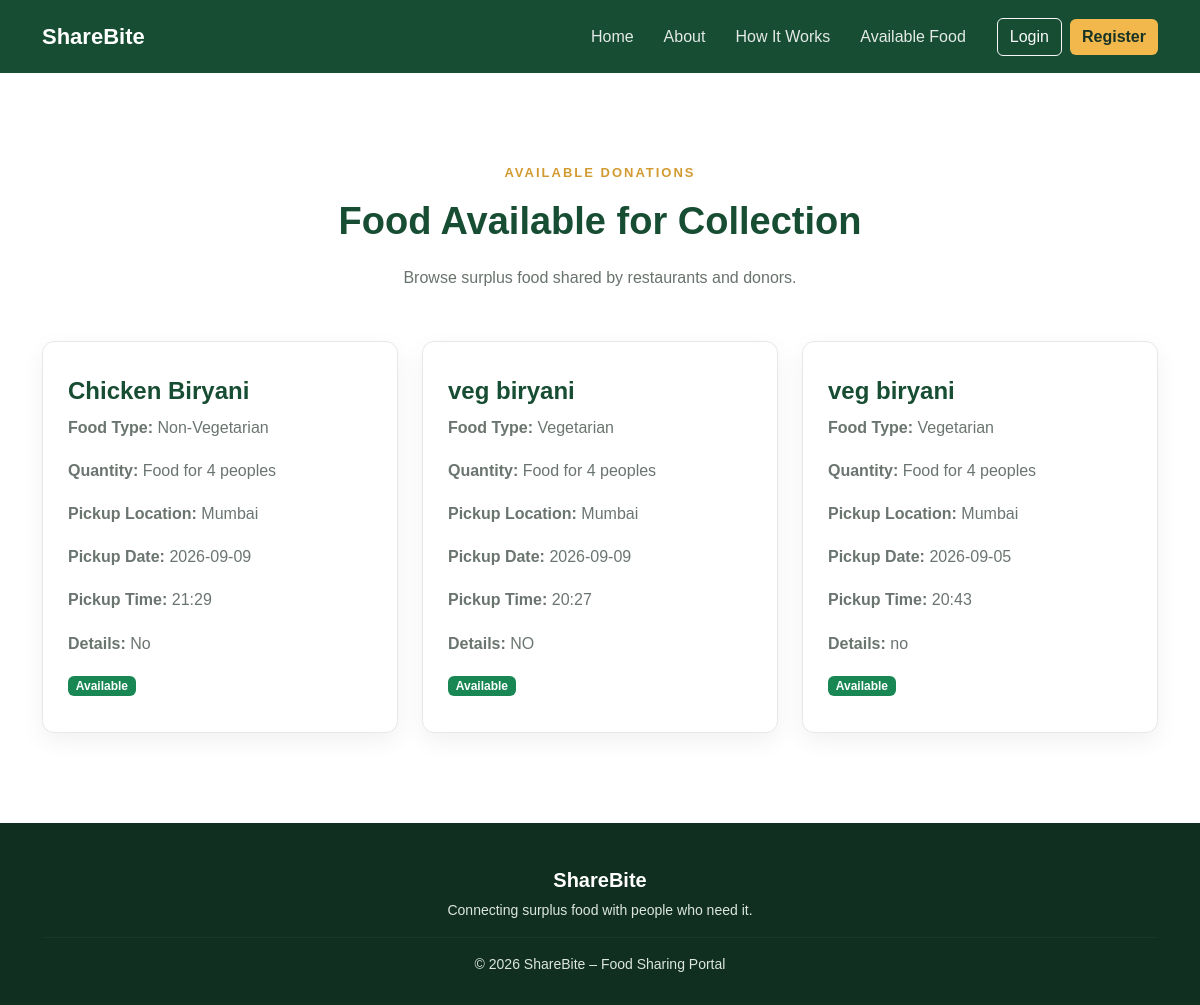
Page /available-food on the committed database.
### tables this page shows
CREATE TABLE food_donations (
            id INTEGER PRIMARY KEY AUTOINCREMENT,
            donor_email TEXT NOT NULL,
            food_name TEXT NOT NULL,
            food_type TEXT NOT NULL,
            quantity TEXT NOT NULL,
            location TEXT NOT NULL,
            pickup_date TEXT NOT NULL,
            pickup_time TEXT NOT NULL,
            description TEXT,
            status TEXT DEFAULT 'Available'
        );

### app.py (the view)
@app.route("/available-food")
def food_list():
    conn = sqlite3.connect("database/dontwastefood.db")
    cursor = conn.cursor()
    cursor.execute("""
        SELECT * FROM food_donations
        WHERE status = 'Available'
        ORDER BY id DESC
    """)
    foods = cursor.fetchall()
    conn.close()
    return render_template(
        "food_list.html",
        foods=foods
    )

### templates/food_list.html (shortened to what this page needs)
{% extends "base.html" %}
{% block content %}
<section class="about-section">
    <div class="container">
        <div class="text-center mb-5">
            <p class="section-label">AVAILABLE DONATIONS</p>
            <h2>Food Available for Collection</h2>
            <p class="section-description">
                Browse surplus food shared by restaurants and donors.
            </p>
        </div>
        <div class="row g-4">
            {% if foods %}
                {% for food in foods %}
                <div class="col-md-6 col-lg-4">
                    <div class="mission-card h-100">
                        <h4>{{ food[2] }}</h4>
                        <p>
                            <strong>Food Type:</strong>
                            {{ food[3] }}
                        </p>
                        <p>
                            <strong>Quantity:</strong>
                            {{ food[4] }}
                        </p>
                        <p>
                            <strong>Pickup Location:</strong>
                            {{ food[5] }}
                        </p>
                        <p>
                            <strong>Pickup Date:</strong>
                            {{ food[6] }}
                        </p>
                        <p>
                            <strong>Pickup Time:</strong>
                            {{ food[7] }}
                        </p>
                        {% if food[8] %}
                        <p>
                            <strong>Details:</strong>
                            {{ food[8] }}
                        </p>
                        {% endif %}
                        <span class="badge bg-success">
                            {{ food[9] }}
                        </span>
                    </div>
                </div>
                {% endfor %}
            {% endif %}
        </div>
    </div>
</section>
{% endblock %}

### templates/base.html (shortened to what this page needs)
<!DOCTYPE html>
<html lang="en">
<head>
    <link href="https://cdn.jsdelivr.net/npm/bootstrap@5.3.8/dist/css/bootstrap.min.css" rel="stylesheet">
    <link rel="stylesheet" href="{{ url_for('static', filename='css/style.css') }}">
</head>
<body>
<nav class="navbar navbar-expand-lg navbar-dark custom-navbar">
    <div class="container">
        <a class="navbar-brand fw-bold" href="/">
            ShareBite
        </a>
        <div class="collapse navbar-collapse" id="navbarMenu">
            <ul class="navbar-nav ms-auto align-items-lg-center">
                <li class="nav-item">
                    <a class="nav-link" href="/">Home</a>
                </li>
                <li class="nav-item">
                    <a class="nav-link" href="#about">About</a>
                </li>
                <li class="nav-item">
                    <a class="nav-link" href="#how-it-works">How It Works</a>
                </li>
                <li class="nav-item">
                    <a class="nav-link" href="{{ url_for('food_list') }}">
                        Available Food
                    </a>
                </li>
            {% if session.get("user_id") %}
                <li class="nav-item ms-lg-3">
                    <a class="btn btn-outline-light"
                       href="{{ url_for('dashboard') }}">
                        Dashboard
                    </a>
                </li>
                <li class="nav-item ms-lg-2 mt-2 mt-lg-0">
                    <a class="btn register-btn"
                       href="{{ url_for('logout') }}">
                        Logout
                    </a>
                </li>
            {% else %}
                <li class="nav-item ms-lg-3">
                    <a class="btn btn-outline-light"
                       href="{{ url_for('login') }}">
                        Login
                    </a>
                </li>
                <li class="nav-item ms-lg-2 mt-2 mt-lg-0">
                    <a class="btn register-btn"
                       href="{{ url_for('register') }}">
                        Register
                    </a>
                </li>
            {% endif %}
            </ul>
        </div>
    </div>
</nav>
{% block content %}
{% endblock %}
<footer class="site-footer">
    <div class="container text-center">
        <h5>ShareBite</h5>
        <p>
            Connecting surplus food with people who need it.
        </p>
        <hr>
        <p class="mb-0">
            © 2026 ShareBite – Food Sharing Portal
        </p>
    </div>
</footer>
</body>
</html>

### static/css/style.css (style rules this page uses)
body { margin: 0; font-family: Arial, Helvetica, sans-serif; color: #26352b; background-color: #ffffff; }
h1, h2, h3, h4, h5 { font-weight: 700; }
.custom-navbar { background-color: #174d32; padding: 15px 0; }
.navbar-brand { font-size: 22px; }
.navbar-nav .nav-link { color: rgba(255, 255, 255, 0.88); margin: 0 7px; }
.register-btn { background-color: #f2b84b; color: #173326; font-weight: 600; border: none; }
.about-section { padding: 90px 0; }
.section-label { color: #d29b32; font-size: 13px; letter-spacing: 2px; font-weight: bold; }
.about-section h2, .how-section h2 { font-size: 38px; color: #174d32; }
.section-description { max-width: 780px; margin: 20px auto 0; line-height: 1.8; color: #68736c; }
.mission-card { height: 100%; padding: 35px 25px; border-radius: 12px; background: #ffffff; border: 1px solid #e5e9e6; box-shadow: 0 8px 25px rgba(0, 0, 0, 0.06); }
.mission-card h4 { color: #174d32; }
.mission-card p { color: #6b756f; line-height: 1.7; }
.site-footer { background-color: #102f20; color: #dce6df; padding: 45px 0 30px; }
.site-footer h5 { color: white; }
.site-footer p { font-size: 14px; }
.site-footer hr { border-color: rgba(255, 255, 255, 0.15); }

### rows in the picture
food_donations: food_name "Chicken Biryani", food_type "Non-Vegetarian", quantity "Food for 4 peoples", location "Mumbai", pickup_date "2026-09-09", pickup_time "21:29", description "No", status "Available"
food_donations: food_name "veg biryani", food_type "Vegetarian", quantity "Food for 4 peoples", location "Mumbai", pickup_date "2026-09-09", pickup_time "20:27", description "NO", status "Available"
food_donations: food_name "veg biryani", food_type "Vegetarian", quantity "Food for 4 peoples", location "Mumbai", pickup_date "2026-09-05", pickup_time "20:43", description "no", status "Available"
